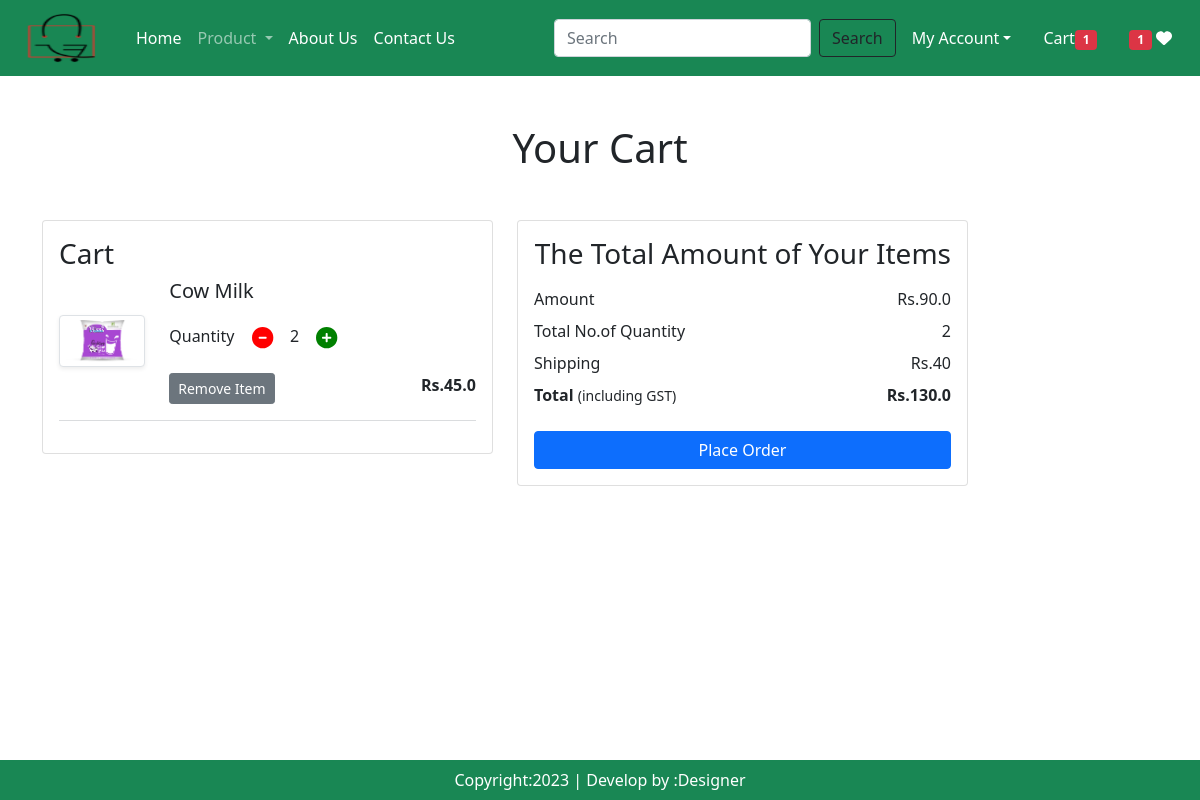
Screenshot of /cart/ (signed in) with the database file from the repository.
### Store/models.py (models this page shows, shortened)
class Cart(models.Model):
        user=models.ForeignKey(User,on_delete=models.CASCADE)
        product=models.ForeignKey(Product,on_delete=models.CASCADE)
        quantity=models.PositiveIntegerField(default=1)

class Product(models.Model):
	title=models.CharField(max_length=100)
	selling_price=models.FloatField()
	discounted_price=models.FloatField()
	description=models.TextField()
	composition=models.TextField(default='')
	prodapp=models.TextField(default='')
	category=models.CharField(choices=CATEGORY_CHOICES,max_length=2)
	product_image=models.ImageField(upload_to='product')

### Store/views.py (the view)
# urls.py: path('cart/',views.show_cart,name='showcart'),
@login_required
def show_cart(request):
    user = request.user
    cart = Cart.objects.filter(user=user)
    amount = 0
    for p in cart:
        value = p.quantity * p.product.discounted_price
        amount = amount + value
    totalamount = amount + 40
    total_quantity = sum(item.quantity for item in cart)
    totalitem=0
    wishitem=0
    if request.user.is_authenticated:
        totalitem=len(Cart.objects.filter(user=request.user))
        wishitem=len(Wishlist.objects.filter(user=request.user))
    return render(request, 'addtocart.html', locals())

### Store/templates/addtocart.html (shortened to what this page needs)
{% extends 'base.html' %}
{% load static %}
{% block main-content %}
    <div class="container my-5">
        <h1 class="text-center mb-5">Your Cart</h1>
        <div class="row">
            {% if cart %}
            <div class="col-5">
                <div class="card">
                    <div class="card-body">
                        <h3>Cart</h3>
                        {% for item in cart %}
                        <div class="row">
                            <div class="col-4 col-md-3 text-center align-self-center">
                                <img src="{{ item.product.product_image.url }}" alt="" srcset="" class="img-fluid img-thumbnail shadow-sm" height="150" width="150">
                            </div>
                            <div class="col-8 col-md-9">
                                <div>
                                    <h5>{{ item.product.title }}</h5>
                                    <div class="my-3">
                                        <label for="quantity">Quantity</label>
                                        <a href="{% url 'minus_cart' %}?prod_id={{ item.product.id }}" class="minus-cart btn" pid="{{ item.product.id }}">
                                           <i class="fas fa-minus-circle fa-lg" style="color: red;"></i>
                                        </a>
                                        <span id="quantity">{{ item.quantity }}</span>
                                        <a href="{% url 'plus_cart' %}?prod_id={{ item.product.id }}" class="plus-cart btn" pid="{{ item.product.id }}"><i class="fas fa-plus-circle fa-lg" style="color: green;"></i>
</a>
                                    </div>
                                    <div class="d-flex justify-content-between">
                                        <a href="{% url 'remove_cart' %}?prod_id={{ item.product.id }}" class="remove-cart btn btn-sm btn-secondary mr-3" pid="{{ item.product.id }}">Remove Item</a>
                                        <p class="mb-0">
                                            <span><strong>Rs.{{ item.product.discounted_price }}</strong></span>
                                        </p>
                                    </div>
                                </div>
                            </div>
                        </div>
                        <hr class="text-muted">
                        {% endfor %}
                    </div>
                </div>
            </div>
            <div class="col-12 col-sm-5" align="right">
                <div class="card">
                    <div class="card-body">
                        <h3>The Total Amount of Your Items</h3>
                        <ul class="list-group">
                            <li class="list-group-item d-flex justify-content-between align-items-center border-0 px-0 pb-0">
                                Amount
                                <span id="amount">Rs.{{ amount }}</span>
                            </li>
                            <li class="list-group-item d-flex justify-content-between align-items-center border-0 px-0 pb-0">
                                Total No.of Quantity
                                <span id="amount">{{    total_quantity }}</span>
                            </li>
                            <li class="list-group-item d-flex justify-content-between align-items-center border-0 px-0 pb-0">
                                Shipping
                                <span id="amount">Rs.40</span>
                            </li>
                            <li class="list-group-item d-flex justify-content-between align-items-center border-0 px-0 mb-3">
                                <div>
                                    <strong>Total</strong>
                                    <small>(including GST)</small>
                                </div>
                                <span id="totalamount">
                                    <strong>Rs.{{ totalamount }}</strong>
                                </span>
                            </li>
                        </ul>
                        <div class="d-grid">
                            <a href="{% url 'checkout' %}" class="btn btn-primary">Place Order</a>
                        </div>
                    </div>
                </div>
            </div>
        </div>
        {% else %}
        <div class="col-12">
            <h1 class="text-center mb-5">Cart is Empty</h1>
        </div>
        {% endif %}
    </div>
{% endblock main-content %}

### rows the page displays
Cart: product.product_image (picture), product "Cow Milk", quantity "2", product.discounted_price "45.0"

### other values shown
{{ totalitem }} "1"
{{ wishitem }} "1"
{{ amount }} "90.0"
{{ total_quantity }} "2"
{{ totalamount }} "130.0"
